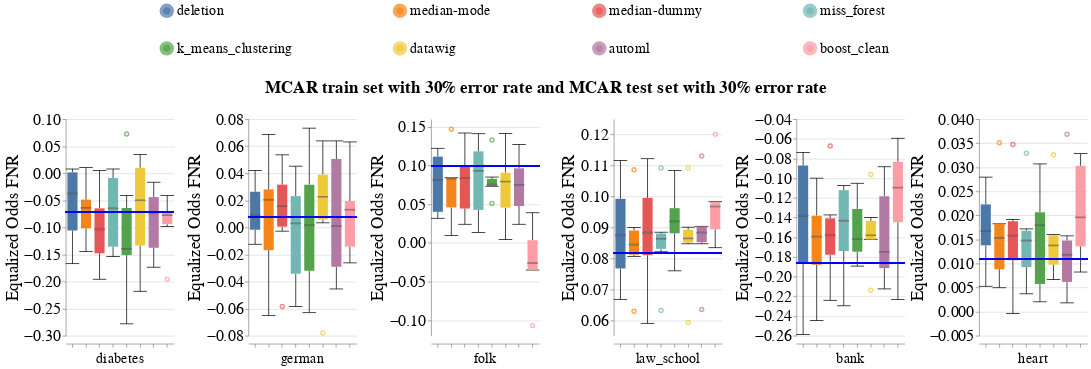

The notebook cell saved with this chart:
### Code cell
create_box_plots_for_diff_imputers_and_datasets(train_injection_scenario='MCAR3',
                                                test_injection_scenario='MCAR3',
                                                dataset_to_group=DATASETS_SENSITIVE_ATTRS,
                                                metric_name='Equalized_Odds_FNR',
                                                db_client=db_client)

### Figure 1 — Vega-Lite specification as saved in the notebook (floating-point values rounded to 4 significant figures; data arrays with more than 128 entries replaced by an {"elided": "..."} marker saying what was removed)
{"config": {"view": {"continuousWidth": 400, "continuousHeight": 300, "stroke": null}, "axis": {"labelFontSize": 22, "labelFontWeight": "normal", "titleFontSize": 24, "titleFontWeight": "normal"}, "facet": {"spacing": 5}, "header": {"labelFontSize": 20, "labelOrient": "bottom", "labelPadding": 5, "titleFontSize": 24}, "legend": {"columns": 4, "direction": "horizontal", "labelFontSize": 20, "labelLimit": 400, "orient": "top", "symbolOffset": 130, "symbolStrokeWidth": 10, "titleAnchor": "middle", "titleFontSize": 22, "titleLimit": 300}, "title": {"fontSize": 24}}, "data": {"name": "data-50d83984cd7b70791eac0bbe99e22843"}, "facet": {"column": {"field": "Dataset_Name", "sort": ["diabetes", "german", "folk", "law_school", "bank", "heart"], "title": "MCAR train set with 30% error rate and MCAR test set with 30% error rate", "type": "nominal"}}, "spec": {"layer": [{"mark": {"type": "boxplot", "median": {"stroke": "black", "strokeWidth": 0.7}, "ticks": true}, "encoding": {"color": {"field": "Null_Imputer_Name", "sort": ["deletion", "median-mode", "median-dummy", "miss_forest", "k_means_clustering", "datawig", "automl", "boost_clean"], "title": null, "type": "nominal"}, "x": {"axis": {"labels": false}, "field": "Null_Imputer_Name", "sort": ["deletion", "median-mode", "median-dummy", "miss_forest", "k_means_clustering", "datawig", "automl", "boost_clean"], "title": null, "type": "nominal"}, "y": {"field": "Metric_Value", "scale": {"zero": false}, "title": "Equalized Odds FNR", "type": "quantitative"}}}, {"mark": "rule", "encoding": {"color": {"value": "blue"}, "size": {"value": 2}, "y": {"field": "Baseline_Median", "type": "quantitative"}}}], "width": 150}, "resolve": {"scale": {"y": "independent"}}, "$schema": "https://vega.github.io/schema/vega-lite/v4.17.0.json", "datasets": {"data-50d83984cd7b70791eac0bbe99e22843": {"elided": "288 records"}}}
